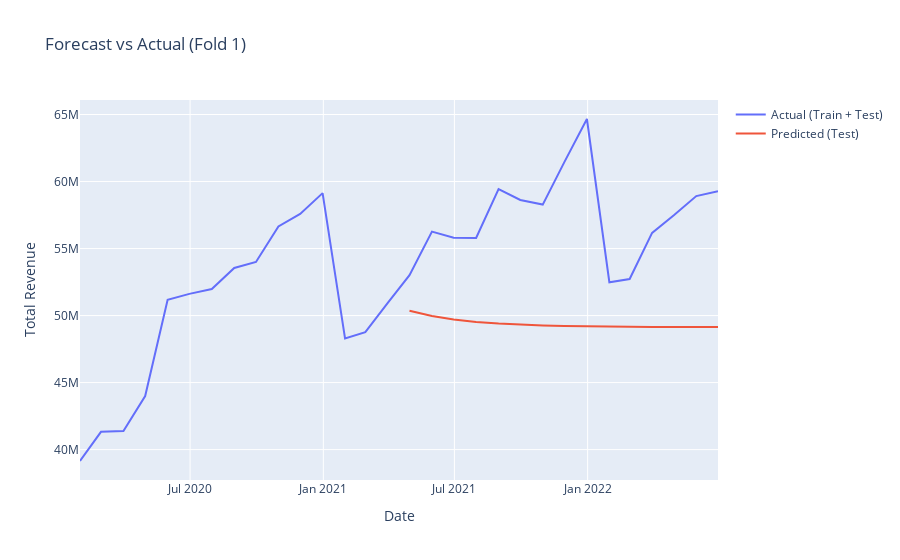
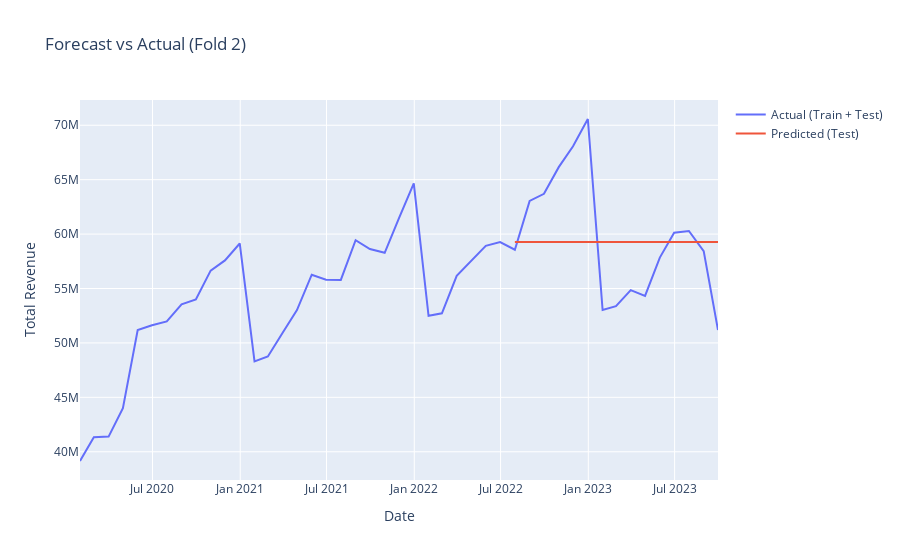
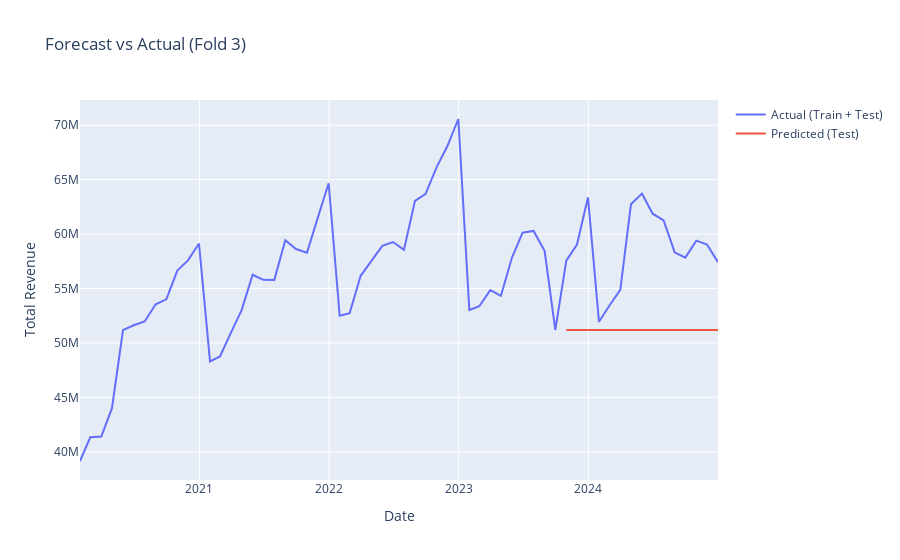

Notebook code cell kept with these figures, in order:
### Code cell
# Ensure the date column is a datetime type and set it as the index
df_car["date"] = pd.to_datetime(df_car["date"])
df_car.set_index("date", inplace=True)

# Define the number of splits for cross-validation
n_splits = 3  # Number of splits for cross-validation

# Create a TimeSeriesSplit object
tscv = TimeSeriesSplit(n_splits=n_splits)

# Lists to store evaluation metrics for each fold
rmse_scores = []

# Iterate through the folds
for fold, (train_index, test_index) in enumerate(tscv.split(df_car), start=1):
    # Split data into train and test
    train, test = df_car.iloc[train_index], df_car.iloc[test_index]
    y_train, y_test = train["total_sales"], test["total_sales"]

    # Check the sizes of the training and test sets
    print(f"Fold {fold}: Training size = {len(y_train)}, Test size = {len(y_test)}")

    if len(y_train) < 12:  # Ensure enough data for meaningful model training
        print(f"Fold {fold}: Training set too small. Skipping...")
        continue

    # Train the model using non-seasonal ARIMA
    model = auto_arima(
        y=y_train,
        seasonal=False,  # Non-seasonal ARIMA
        stepwise=True,
        trace=False,
        suppress_warnings=True,
    )

    # Generate forecast for the test set
    forecast = model.predict(n_periods=len(y_test))
    mse = mean_squared_error(y_test, forecast)
    rmse = mse ** 0.5
    rmse_scores.append(rmse)
    print(f"Fold {fold} RMSE: {rmse}")

    # Combine train and test for visualization
    y_full = pd.concat([y_train, y_test])  # Full data (train + test)
    forecast_full = pd.Series(data=np.nan, index=y_full.index)  # Placeholder for predictions
    forecast_full.iloc[len(y_train):] = forecast  # Fill predictions for test set

    # Visualization for the current fold
    fig = go.Figure()
    fig.add_trace(go.Scatter(x=y_full.index, y=y_full, mode="lines", name="Actual (Train + Test)"))  # Actual data
    fig.add_trace(go.Scatter(x=y_full.index, y=forecast_full, mode="lines", name="Predicted (Test)"))  # Predictions
    fig.update_layout(
        title=f"Forecast vs Actual (Fold {fold})",
        xaxis_title="Date",
        yaxis_title="Total Revenue",
    )
    fig.show()

# Calculate the average RMSE across all folds
if rmse_scores:
    avg_rmse = np.mean(rmse_scores)
    print(f"\nAverage RMSE across {len(rmse_scores)} valid folds: {avg_rmse}")
else:
    print("\nNo valid folds were processed.")
